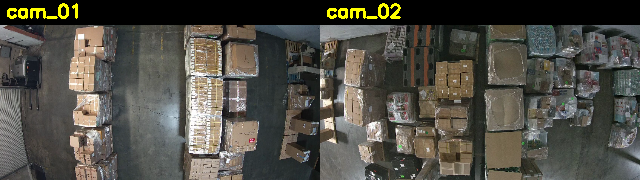
#> input picture artifacts/contact_sheet.png, 640 x 180 px, given in place of 01.mp4, which was not available
$ python compare_plates.py   (older library calls are emulated)
#> lines starting #> are read from the running program, lines starting #| are printed output that depends on the picture; pictures that were not available may be replaced by others from this repository, and a replacement may not be noted
### stitch/edge_match.py
"""Fresh stitch pipeline — Step 1: edge-region SIFT across grid neighbours.

The cameras are laid out (user-specified, 'OF' = office, spans 2 cells):
    01 02 03 04
    06 07 08 09
    11 12 13 14
    16 OF OF 19

We KNOW adjacency from this grid, so we don't discover neighbours — we test the
ones that should touch. For each adjacent pair we run SIFT *only on the touching
edge strips* (right strip of the left image vs left strip of the right image; or
bottom strip of the upper image vs top strip of the lower image), match, and
count RANSAC-consistent inliers. That tells us which seams actually share floor
(and can be stitched) vs. which are butt-joined with no overlap.

Run:  ./venv/bin/python stitch/edge_match.py
"""
from __future__ import annotations

import json
from itertools import product
from pathlib import Path

import cv2
import numpy as np

ROOT = Path(__file__).resolve().parent.parent
VID = ROOT / "videos"
OUT = ROOT / "stitch" / "out"
STILLS = OUT / "stills"
MATCHES = OUT / "matches"
for d in (STILLS, MATCHES):
    d.mkdir(parents=True, exist_ok=True)

GRID = [["01", "02", "03", "04"],
        ["06", "07", "08", "09"],
        ["11", "12", "13", "14"],
        ["16", "OF", "OF", "19"]]

EDGE_FRAC = 0.40        # fraction of the frame used as the touching edge strip
RATIO = 0.80
RANSAC_PX = 4.0
MIN_INLIERS = 18        # >= this => the seam genuinely overlaps


# --------------------------------------------------------------------------- #
def neighbour_pairs(grid):
    """4-connected adjacency between real cameras; tag H (left|right) or V (top/bottom)."""
    R, C = len(grid), max(len(r) for r in grid)
    def cam(r, c):
        if r < 0 or c < 0 or r >= R or c >= len(grid[r]):
            return None
        v = grid[r][c]
        return None if v in ("OF", None) else v
    pairs = []
    for r, c in product(range(R), range(C)):
        a = cam(r, c)
        if a is None:
            continue
        right, down = cam(r, c + 1), cam(r + 1, c)
        if right:
            pairs.append((a, right, "H"))     # a is left, right is right
        if down:
            pairs.append((a, down, "V"))       # a is top, down is bottom
    return pairs


def sharpest_still(video_path, n=14):
    cap = cv2.VideoCapture(str(video_path))
    total = int(cap.get(cv2.CAP_PROP_FRAME_COUNT))
    if total <= 0:
        cap.release()
        return None
    best, best_score = None, -1.0
    for i in np.linspace(0, total - 1, n).astype(int):
        cap.set(cv2.CAP_PROP_POS_FRAMES, int(i))
        ok, fr = cap.read()
        if not ok:
            continue
        s = cv2.Laplacian(cv2.cvtColor(fr, cv2.COLOR_BGR2GRAY), cv2.CV_64F).var()
        if s > best_score:
            best_score, best = s, fr
    cap.release()
    return best


def load_stills(grid):
    stills = {}
    for row in grid:
        for cell in row:
            if cell in ("OF", None):
                continue
            p = STILLS / f"{cell}.png"
            if p.exists():
                stills[cell] = cv2.imread(str(p))
            else:
                fr = sharpest_still(VID / f"{cell}.mp4")
#> the loop in sharpest_still, `for i in np.linspace(0, total - 1, n).astype(int):` made 14 passes
#> best_score on pass 1: 4042.8
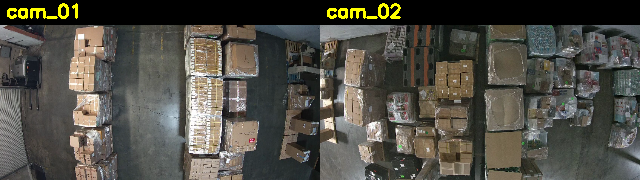
#> input picture artifacts/contact_sheet.png, 640 x 180 px, given in place of 01.mp4, which was not available
#> in sharpest_still, best is the input picture: shape (180, 640, 3); mean B, G, R 71.1, 78.9, 81
#> after the loop in sharpest_still, `for i in np.linspace(0, total - 1, n).astype(int):`: best_score = 4042.8
                if fr is not None:
                    cv2.imwrite(str(p), fr)
                    stills[cell] = fr
    return stills


_SIFT = cv2.SIFT_create(nfeatures=0, nOctaveLayers=5, contrastThreshold=0.006,
                        edgeThreshold=16, sigma=1.6)
_CLAHE = cv2.createCLAHE(clipLimit=3.0, tileGridSize=(8, 8))


# [87 lines left out: functions strip_mask, detect_edge, find_h, match_pair, draw, main, not called in this run]


# [2 lines that do not run on import are left out]

### stitch/undistort.py
"""No-calibration barrel undistortion for the 2.8 mm ceiling lens.

We have no checkerboard. But we can pin a sensible camera matrix from the known
field of view and then estimate the radial distortion empirically. Two helpers:

  - focal_from_hfov / build_K : K from HFOV (107 deg) at the processing resolution.
  - undistort_maps / apply    : precomputed remap for a given (k1, k2) Brown model.

The distortion coefficient itself is estimated elsewhere (calib_by_matching.py)
by the value that makes the real overlapping seams match best.
"""
from __future__ import annotations

import numpy as np
import cv2


def focal_from_hfov(width_px: int, hfov_deg: float) -> float:
    """Pinhole focal length in pixels from horizontal FOV."""
    return (width_px / 2.0) / np.tan(np.deg2rad(hfov_deg) / 2.0)


def build_K(width: int, height: int, hfov_deg: float = 107.0) -> np.ndarray:
    f = focal_from_hfov(width, hfov_deg)
    return np.array([[f, 0, width / 2.0],
                     [0, f, height / 2.0],
                     [0, 0, 1.0]], dtype=np.float64)


def undistort_maps(width, height, K, k1, k2=0.0, k3=0.0, alpha=1.0, new_camera="same"):
    """Precompute (mapx, mapy, newK, valid_mask) for a Brown radial model.

    new_camera='same' keeps newK=K so the undistorted image stays in the SAME pixel
    frame (stable, comparable across k1 — best for estimating k1). 'optimal' uses
    getOptimalNewCameraMatrix (alpha=1 keeps FOV with black wedges; 0 crops)."""
    dist = np.array([[k1, k2, 0.0, 0.0, k3]], dtype=np.float64)
    if new_camera == "same":
        newK = K.copy()
    else:
        newK, _ = cv2.getOptimalNewCameraMatrix(K, dist, (width, height), alpha)
    mapx, mapy = cv2.initUndistortRectifyMap(K, dist, None, newK, (width, height), cv2.CV_16SC2)
    # validity: undistort a white image; nonzero => real (non-black) pixel
    white = np.full((height, width), 255, np.uint8)
    valid = cv2.remap(white, mapx, mapy, cv2.INTER_NEAREST) > 0
    return mapx, mapy, newK, valid.astype(np.uint8) * 255


def apply(img, mapx, mapy):
    return cv2.remap(img, mapx, mapy, cv2.INTER_LINEAR)


# [27 lines left out: function undistort_maps_full, not called in this run]

### stitch/compare_plates.py
"""Does the temporal median plate beat a single frame for seam matching?

Clips are static (motion_frac~0), so plates can't expose new floor — but denoising
might still yield more SIFT inliers. Compare inliers per candidate seam:
single sharp frame vs 48-frame median plate, both undistorted (k1=-0.06).

Run:  ./venv/bin/python stitch/compare_plates.py
"""
from __future__ import annotations

import cv2
import numpy as np

from edge_match import GRID, load_stills, neighbour_pairs, OUT  # type: ignore
from mosaic_full import seam_offset, K1  # type: ignore
import undistort as ud

I = np.eye(2)


def undist_all(imgs, K, mapx, mapy):
    return {t: ud.apply(im, mapx, mapy) for t, im in imgs.items()}


def main():
    stills = load_stills(GRID)
    plates = {}
    for t in stills:
        p = cv2.imread(str(OUT / "plates" / f"{t}.png"))
        if p is not None:
            plates[t] = p
    h, w = stills[next(iter(stills))].shape[:2]
    c = np.array([w / 2.0, h / 2.0])
    K = ud.build_K(w, h, 107.0)
    mapx, mapy, _, _ = ud.undistort_maps(w, h, K, K1, new_camera="same")
    S = undist_all(stills, K, mapx, mapy)
    P = undist_all(plates, K, mapx, mapy)

    print(f"\nSeam inliers: single frame vs 48-frame median plate (undistorted k1={K1})\n")
    print(f"  {'seam':10} {'dir':3} {'single':>7} {'plate':>7}   delta")
    print("  " + "-" * 44)
    tot_s = tot_p = 0
    real_s = real_p = 0
    for a, b, kind in neighbour_pairs(GRID):
        if a not in S or b not in S or a not in P or b not in P:
            continue
        offs, ins, _ = seam_offset(S[a], S[b], I, I, c)
        offp, inp, _ = seam_offset(P[a], P[b], I, I, c)
        ins = ins or 0; inp = inp or 0
        tot_s += ins; tot_p += inp

        def sane(off, inl):
            if off is None or inl < 12:
                return False
            if kind == "H":
                return off[0] < 0 and abs(off[1]) < 0.5 * 0.95 * h and 0.40 * 0.96 * w <= abs(off[0]) <= 1.15 * 0.96 * w
            return off[1] < 0 and abs(off[0]) < 0.5 * 0.96 * w and 0.40 * 0.95 * h <= abs(off[1]) <= 1.15 * 0.95 * h
        rs, rp = sane(offs, ins), sane(offp, inp)
        real_s += rs; real_p += rp
        mark = ("  REAL+" if rp and not rs else ("  REAL-" if rs and not rp else ""))
        print(f"  {a+'-'+b:10} {kind:3} {ins:7d} {inp:7d}   {inp-ins:+d}{mark}")
    print("  " + "-" * 44)
    print(f"  totals: single={tot_s}  plate={tot_p}  ({tot_p-tot_s:+d})")
    print(f"  sane real seams: single={real_s}  plate={real_p}")


if __name__ == "__main__":
    main()
#> in main, `h, w = stills[next(iter(stills))].shape[:2]`: h = 180; w = 640
#> in main, `c = np.array([w / 2.0, h / 2.0])`: c = [320, 90]
#> in build_K, `f = focal_from_hfov(width, hfov_deg)`: f = 236.8
#> in main, `K = ud.build_K(w, h, 107.0)`: K = [[236.8, 0, 320], [0, 236.8, 90], [0, 0, 1]]
#> in undistort_maps, `mapx, mapy = cv2.initUndistortRectifyMap(K, dist, None, newK, (width, ..`:
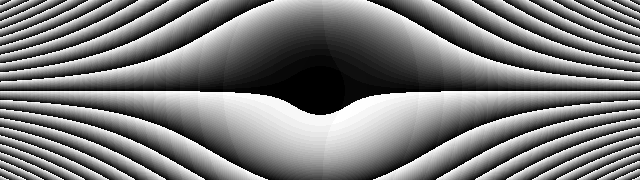
#> mapy: shape (180, 640) uint16; min 0, max 1023, mean 498.1; drawn with min black and max white
#> in undistort_maps, `white = np.full((height, width), 255, np.uint8)`: white: shape (180, 640); every value is 255
#> in undistort_maps, `valid = cv2.remap(white, mapx, mapy, cv2.INTER_NEAREST) > 0`: valid: shape (180, 640) bool; every value is 1
#> in apply, `return cv2.remap(img, mapx, mapy, cv2.INTER_LINEAR)`:
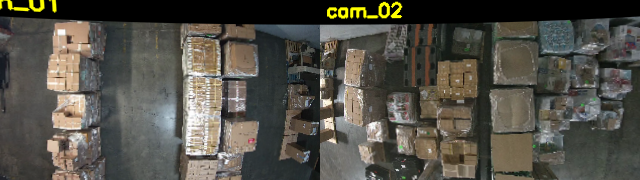
#> returned value: shape (180, 640, 3); mean of channels 0, 1, 2 72.3, 80.4, 82.9; drawn as B, G, R
